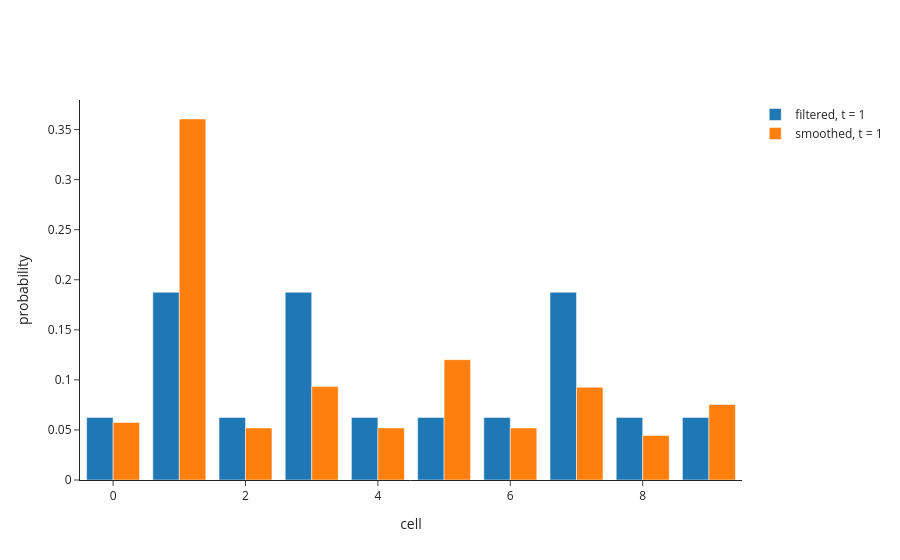

Source (notebook cell):
### Code cell
fig = go.Figure([go.Bar(x=list(range(N)), y=filtered[0], name="filtered, t = 1"),
                 go.Bar(x=list(range(N)), y=smoothed[0], name="smoothed, t = 1")])
fig.update_layout(barmode="group", template="simple_white", xaxis_title="cell", yaxis_title="probability")
fig.show()

### Figure 1 — Plotly figure (JSON) as saved in the notebook; plotly's stock layout.template omitted (floating-point values rounded to 4 significant figures)
{"data": [{"name": "filtered, t = 1", "type": "bar", "x": [0, 1, 2, 3, 4, 5, 6, 7, 8, 9], "y": [0.0625, 0.1875, 0.0625, 0.1875, 0.0625, 0.0625, 0.0625, 0.1875, 0.0625, 0.0625]}, {"name": "smoothed, t = 1", "type": "bar", "x": [0, 1, 2, 3, 4, 5, 6, 7, 8, 9], "y": [0.05754, 0.3606, 0.05197, 0.09327, 0.05197, 0.1202, 0.05197, 0.09258, 0.04455, 0.07541]}], "layout": {"barmode": "group", "xaxis": {"title": {"text": "cell"}}, "yaxis": {"title": {"text": "probability"}}}}
